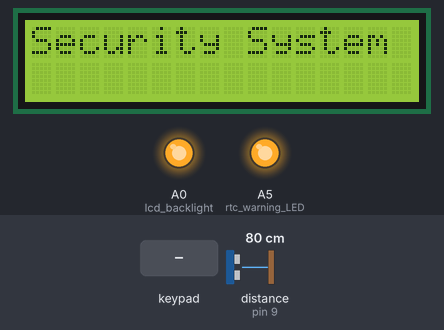
Simulated run of this sketch. Board: Arduino Uno, built with avr-gcc and run on an emulated ATmega328P. Shown: 16×2 character LCD, output pins drawn as LEDs (lit = HIGH). The test bench sets the inputs (shaded band); at power-on: distance to the obstacle (sensor on pin 9) 80 cm. The echo pulse lasts 58.3 µs per cm.

Above: at 1.5 s.
At 16.9 s:
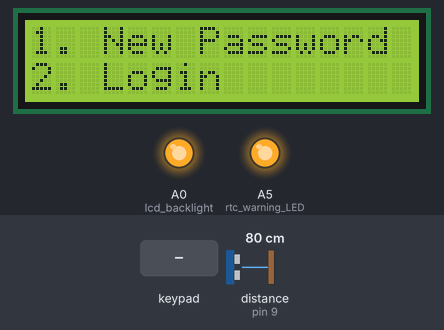
18.4 s: keypad keys 1 3 1 0 1 1 1 2 pressed 0.4 s apart
At 22.2 s:
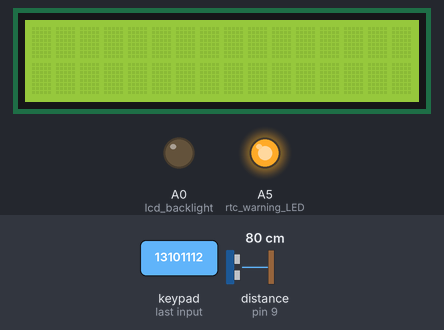
23.1 s: key '1' pressed
24.6 s: keypad keys 1 3 1 0 1 1 1 2 # pressed 0.4 s apart
29.7 s: key 'E' pressed
32.7 s: key 'E' pressed
35.7 s: key '2' pressed
Timing chart, 0 to 38.2 s (numbered marks = the images above; inputs shaded):
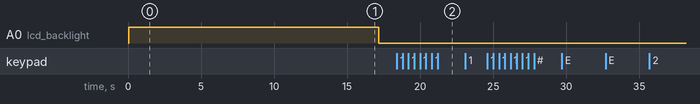

Measured:
- what the display in image 0 shows lasts 2.1 s, from 1.5 s to 3.6 s

The sketch:

Master_code.ino
```cpp
  #include <Wire.h>
  #include <SPI.h>
  #include <RTClib.h>
  #include <Keypad.h>
  #include <LiquidCrystal.h>
  #include <HCSR04.h>

  const unsigned long interval = 300UL;
  bool condition_check = true;
  const bool backlight_switch = false;
  #define BACKLIGHT_ON_LEVEL  (backlight_switch ? LOW  : HIGH)
  #define BACKLIGHT_OFF_LEVEL (backlight_switch ? HIGH : LOW)

  const unsigned char lcd_backlight = A0;
  // NB: for rtc_warning_LED the cathode is connected to A5 while Anode
  // is connected to +VCC
  const unsigned char rtc_warning_LED = A5;
  int distance;

  //---LCD pins Initialization---
  // RS, E, D4, D5, D6, D7
  LiquidCrystal lcd(2, 3, 4, 5, 6, 7);

  //---HCSRO4 Sensor Initialization---
  // Trig_pin and Echo pin
  HCSR04 hc(8, 9);

  //---Keypad Initialization---
  const unsigned char rows = 4;
  const unsigned char columns = 4;
  char keys [rows][columns] = { // All ASCII characters
    {'1', '2', '3', '@'},
    {'4', '5', '6', '*'},
    {'7', '8', '9', '_'},
    {'C', '0', 'E', '#'}
  };

  unsigned char row_pins[rows] = {A1, A2, A3, A4};
  unsigned char column_pins[columns] = {13, 10, 11, 12};

  //---Keypad Initialization---
  Keypad keypad = Keypad(makeKeymap(keys), row_pins, column_pins, rows, columns);

  //---RTC Initialization---
  RTC_DS3231 rtc;

  //---Display function---
  void display(String sentence) {
    for (unsigned char i = 0; i < sentence.length(); i++){
    lcd.print(sentence[i]);
    delay(100);
    }
  }


  //---Option Menu---
  void option_menu() {

    //---Checks if the RTC is initialized when the init stage was skipped
    if (!rtc.begin()) {
      digitalWrite(rtc_warning_LED, LOW);
    }
    else {
      digitalWrite(rtc_warning_LED, HIGH);
    }

    lcd.setCursor(0, 0);
    lcd.print(F("Press a number"));
    lcd.setCursor(0, 1);
    lcd.print(F("to select      "));
    delay(2000);

    lcd.clear();

    lcd.setCursor(0, 0);
    lcd.print(F("1. New Password"));
    delay(1000);
    lcd.setCursor(0, 1);
    lcd.print(F("2. Login"));
    delay(300);
  }


  //---Escape Key---
  bool escape_key_normal() {
    char key = keypad.getKey();
    if (key == '0') {
      option_menu();
      condition_check = false;
      return true;
    }
    return false;
  }

  void escape_key_module() {
    char key = keypad.getKey();
    if (key == '*') {
      condition_check = false;
    }
  }


  //---Loading Animation Screen---
  bool loading_animation(unsigned char col, unsigned char row) {
    unsigned long last_check = 0;
    unsigned char case_number = 0;
    unsigned char cycle = 0;
    while (cycle < 3) {
      unsigned long now = millis();
      if (now - last_check >= interval){
        last_check = now;
        lcd.setCursor(col, row);
        switch (case_number) {
          case 0:
            lcd.print("."); break;
          case 1:
            lcd.print(".."); break;
          case 2:
            lcd.print("..."); break;
          case 3:
            lcd.print("   "); break;
        }
        case_number++;
        if (case_number >=4) {
          cycle++;
          case_number = 0;
        }
      }
      if (escape_key_normal()) {
        return true;
      }
      delay(10);
    }
    return false;
  }


  //---System Config screen---
  bool system_config(){
    display(F("System Init"));
    lcd.setCursor(0, 1);
    lcd.print(F("Press 0 to skip"));
    if (loading_animation(11, 0)) {
      return true;
    }

    //  ();

    lcd.clear();

    //---RTC Initialization---
    display(F("RTC Init"));
    lcd.setCursor(0, 1);
    lcd.print(F("Press 0 to skip"));
    if (loading_animation(8, 0)) {
      return true;
    }
    //  ();
    lcd.clear();

    if (!rtc.begin()) {
      digitalWrite(rtc_warning_LED, LOW);
      lcd.print(F("RTC Failed"));
      lcd.setCursor(0, 1);
      lcd.print(F("Press * to skip"));
      //Serial.println("RTC FAIL - halting");
      while (condition_check) {
        escape_key_module();
        delay(1);
      } // Halt if RTC not found
      condition_check = true;
    }
    else {
      digitalWrite(rtc_warning_LED, HIGH);
      display(F("RTC Configured   "));
    }
    return false;
  }


  //----Prompting User Input----
  String promptInput(String prompt) {
    condition_check = true;
    lcd.clear();
    lcd.setCursor(0, 0);
    lcd.print(prompt);
    lcd.setCursor(0, 1);
    String userInput = "";
    String pin_mask = "";

    while (condition_check) {
    char key = keypad.getKey();
      if (key) {
        if (key == 'E') {
          if (userInput.length() < 6) {
            lcd.clear();
            lcd.print(F("PIN too short!"));
            delay(3000);
            userInput = "";
            pin_mask = "";
            promptInput(F("New PIN: "));
          }
          else if (userInput.length() > 6) {
            lcd.clear();
            lcd.print(F("Max PIN length 6"));
            delay(3000);
            userInput = "";
            pin_mask = "";
            promptInput(F("New PIN: "));
          }
          else {
            // Since SD module is going to be on the slave board, what supposed to be here
            // is like a key word that would be transmitted through the TX pin to the slave
            //board. But for now we have this
            lcd.clear();
            lcd.print(F("PIN has been "));
            lcd.setCursor(0, 1);
            lcd.print(F("saved!"));
            delay(3000);
            lcd.clear();
            while (condition_check) {
              lcd.print(F("Press 0 to go "));
              lcd.setCursor(0, 1);
              lcd.print(F("back to menu!     "));
              escape_key_normal();
            }
            break;
          }
        }
        else if (key == 'C') {
          userInput = "";
          pin_mask = "";
          lcd.setCursor(0, 1);
          lcd.print("                ");
        }
        else {
          userInput += key;
          pin_mask += "*";
          lcd.setCursor(0, 1);
          lcd.print(pin_mask);
        }
      }
    }
    return userInput;
  }

  //---Login User Input----
  String loginInput(String prompt) {
    condition_check = true;
    lcd.clear();
    lcd.setCursor(0, 0);
    lcd.print(prompt);
    lcd.setCursor(0, 1);
    String userInput = "";
    String pin_mask = "";

    while (condition_check) {
    char key = keypad.getKey();
      if (key) {
        if (key == 'E') {
          if (userInput.length() < 6) {
            lcd.clear();
            lcd.print(F("Invalid PIN!"));
            delay(3000);
            userInput = "";
            pin_mask = "";
            loginInput(F("Enter your PIN: "));
          }
          else if (userInput.length() > 6) {
            lcd.clear();
            lcd.print(F("Invalid PIN!"));
            delay(3000);
            userInput = "";
            pin_mask = "";
            loginInput(F("Enter your PIN: "));
          }
          else {
            // Since SD module is going to be on the slave board, what supposed to be here
            // is like a key word that would be transmitted through the TX pin to the slave
            //board. But for now we have this
            lcd.clear();
            lcd.print(F("WELCOME!!! "));
            while (condition_check) {
              escape_key_normal();
            }
            break;
          }
        }
        else if (key == 'C') {
          userInput = "";
          pin_mask = "";
          lcd.setCursor(0, 1);
          lcd.print("                ");
        }
        else {
          userInput += key;
          pin_mask += "*";
          lcd.setCursor(0, 1);
          lcd.print(pin_mask);
        }
      }
    }
    return userInput;
  }


  void setup() {
    //Wire.begin();

    //---Initializing Serial monitor and LCD
    Serial.begin(9600);
    lcd.begin(16, 2);
    lcd.noBlink();

    pinMode(lcd_backlight, OUTPUT);
    digitalWrite(lcd_backlight, HIGH);

    pinMode(rtc_warning_LED, OUTPUT);
    digitalWrite(rtc_warning_LED, HIGH);

    display(F("Security System"));
    delay(2000);
    lcd.clear();

    //system_config();

    if (system_config()) {
      return;
    }

    lcd.clear();

    option_menu();
  }


  void loop() {
    distance = hc.dist();
    char key = keypad.getKey();

    //unsigned long now = millis();

    //---Debugging purpose---
    /*Serial.print("millis: ");
    Serial.print(now);
    Serial.print("   ");

    Serial.print("distance: ");
    Serial.print(distance);
    Serial.println(); */

    /*lcd.setCursor(0, 0);
    lcd.print("DistKeypad:");
    lcd.print(distance);
    lcd.print("cm   "); */
    //---Debugging purpose---


    // after 6000 ms -> follow the distance rule
    if (distance <= 45.0 && distance > 6.0) {
      lcd.display();
      digitalWrite(lcd_backlight, BACKLIGHT_ON_LEVEL);   // ON
      /*lcd.setCursor(0, 1);
      lcd.print("LCDbacklight ON!"); */ //Debugging purpose
    }
    else {
      lcd.noDisplay();
      digitalWrite(lcd_backlight, BACKLIGHT_OFF_LEVEL);
      /*lcd.setCursor(0, 1);
      lcd.print("                  "); */ //Debugging purpose
    }


    if (key) {
    if (!rtc.begin()) {
      digitalWrite(rtc_warning_LED, HIGH);
    }
      //Serial.println(key);
      if(key == '1'){
        promptInput("New PIN: ");
      }
      else if (key == '2') {
        loginInput("Enter your PIN: ");
      }
      else {
        lcd.clear();
        lcd.print(F("Enter a valid"));
        lcd.setCursor(0,1);
        lcd.print(F("option!       "));
        delay(2000);
        lcd.clear();
        option_menu();
      }
    }
  //delay(300);
  }
```
